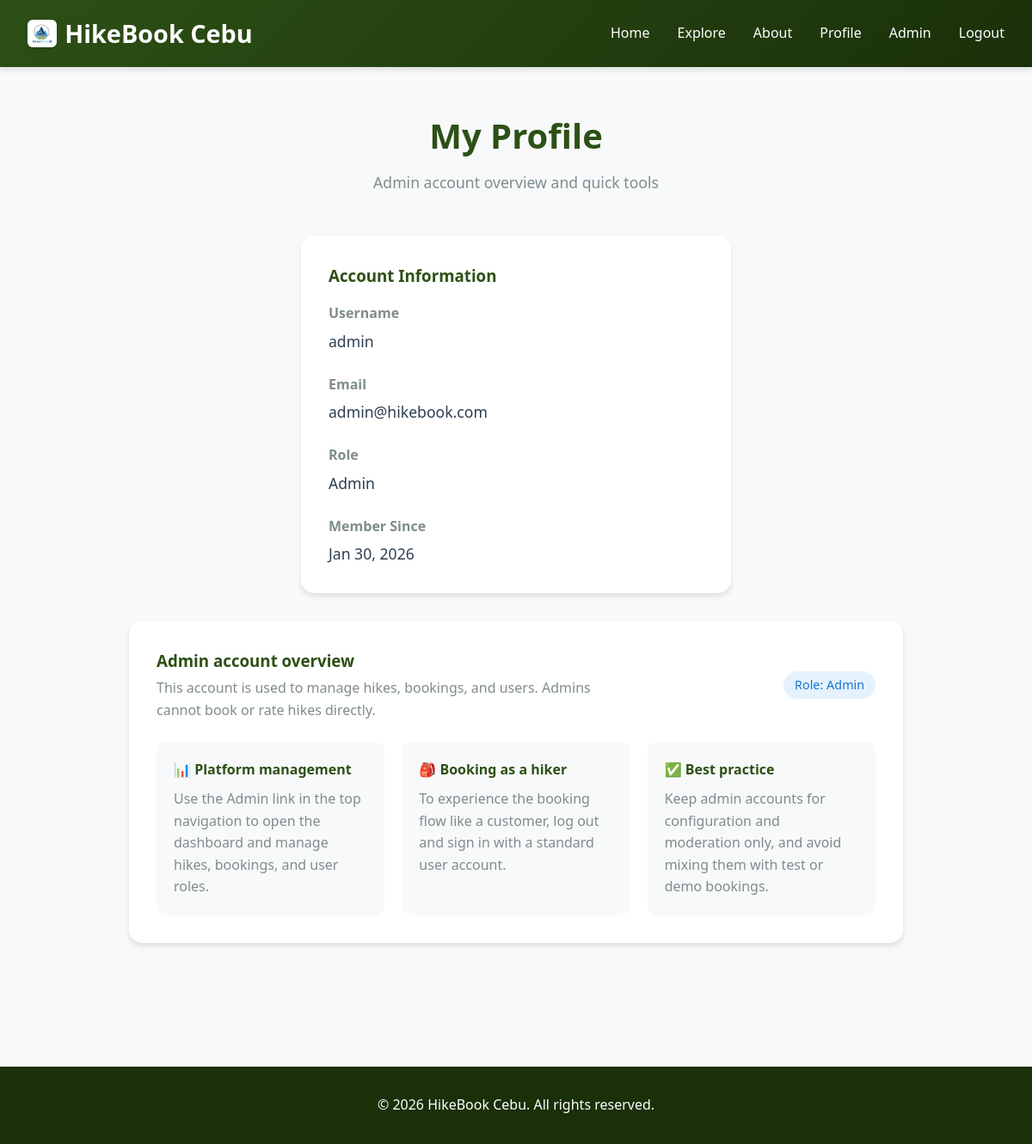
The app's page /profile.php (signed in) with its own data.
### tables this page shows
CREATE TABLE `users` (
  `id` int(11) NOT NULL,
  `username` varchar(50) NOT NULL,
  `email` varchar(100) NOT NULL,
  `password_hash` varchar(255) NOT NULL,
  `role` varchar(20) DEFAULT 'user',
  `created_at` timestamp NOT NULL DEFAULT current_timestamp(),
  `is_active` tinyint(1) DEFAULT 1
);

### config.php (called while the page is built, shortened)
<?php
function isAdmin() {
    return isset($_SESSION['role']) && $_SESSION['role'] === ROLE_ADMIN;
}
function sanitize($data) {
    return htmlspecialchars(trim($data), ENT_QUOTES, 'UTF-8');
}
function base_url($path = '') {
    return rtrim(SITE_URL, '/') . '/' . ltrim($path, '/');
}
?>

### profile.php (the view, shortened to what this page needs)
<?php
require_once 'config.php';
$is_admin = isAdmin();
$stmt = $pdo->prepare("SELECT * FROM users WHERE id = ?");
$stmt->execute([$_SESSION['user_id']]);
$user = $stmt->fetch();
?>
<!DOCTYPE html>
<html lang="en">
<head>
    <link rel="stylesheet" href="css/styles.css">
</head>
<body>
    <nav class="navbar">
        <div class="nav-container">
            <a href="index.php" class="logo">
                <img src="images/logo.png" alt="HikeBook Cebu Logo">
                <?php echo SITE_NAME; ?>
            </a>
            <ul class="nav-links">
                <li><a href="index.php">Home</a></li>
                <li><a href="hikes.php">Explore</a></li>
                <li><a href="about.php">About</a></li>
                <li><a href="profile.php">Profile</a></li>
                <?php if (isAdmin()): ?>
                    <li><a href="<?php echo base_url('admin/dashboard.php'); ?>">Admin</a></li>
                <?php endif; ?>
                <li><a href="logout.php">Logout</a></li>
            </ul>
        </div>
    </nav>
    <div class="container">
        <div class="section-title">
            <h2>My Profile</h2>
            <p>
                <?php echo $is_admin ? 'Admin account overview and quick tools' : 'Manage your account and upcoming hikes'; ?>
            </p>
        </div>
        <div class="form-container" style="margin-top: 0; margin-bottom: 2rem;">
            <h3 style="color: var(--primary); margin-bottom: 1rem;">Account Information</h3>
            <div style="display: grid; grid-template-columns: repeat(auto-fit, minmax(250px, 1fr)); gap: 1.5rem;">
                <div>
                    <strong style="color: var(--text-light);">Username</strong>
                    <p style="font-size: 1.1rem; margin-top: 0.3rem;"><?php echo sanitize($user['username']); ?></p>
                </div>
                <div>
                    <strong style="color: var(--text-light);">Email</strong>
                    <p style="font-size: 1.1rem; margin-top: 0.3rem;"><?php echo sanitize($user['email']); ?></p>
                </div>
                <div>
                    <strong style="color: var(--text-light);">Role</strong>
                    <p style="font-size: 1.1rem; margin-top: 0.3rem;"><?php echo ucfirst(sanitize($user['role'])); ?></p>
                </div>
                <div>
                    <strong style="color: var(--text-light);">Member Since</strong>
                    <p style="font-size: 1.1rem; margin-top: 0.3rem;"><?php echo date('M d, Y', strtotime($user['created_at'])); ?></p>
                </div>
            </div>
        </div>
        <?php if ($is_admin): ?>
            <div class="form-container" style="max-width: 900px; margin-top: 0;">
                <div style="display: flex; flex-wrap: wrap; align-items: center; justify-content: space-between; gap: 1rem; margin-bottom: 1.5rem;">
                    <div>
                        <h3 style="color: var(--primary); margin-bottom: 0.25rem;">Admin account overview</h3>
                        <p style="color: var(--text-light); max-width: 520px; margin: 0;">
                            This account is used to manage hikes, bookings, and users. Admins cannot book or rate hikes directly.
                        </p>
                    </div>
                    <span class="meta-badge" style="background:#e3f2fd; color:#1976d2; font-size:0.9rem;">
                        Role: Admin
                    </span>
                </div>
                <div style="display: grid; grid-template-columns: repeat(auto-fit, minmax(230px, 1fr)); gap: 1.25rem;">
                    <div style="background: var(--bg-light); border-radius: 12px; padding: 1.25rem;">
                        <h4 style="color: var(--primary); margin-bottom: 0.5rem;">📊 Platform management</h4>
                        <p style="color: var(--text-light); margin: 0;">
                            Use the Admin link in the top navigation to open the dashboard and manage hikes, bookings, and user roles.
                        </p>
                    </div>
                    <div style="background: var(--bg-light); border-radius: 12px; padding: 1.25rem;">
                        <h4 style="color: var(--primary); margin-bottom: 0.5rem;">🎒 Booking as a hiker</h4>
                        <p style="color: var(--text-light); margin: 0;">
                            To experience the booking flow like a customer, log out and sign in with a standard user account.
                        </p>
                    </div>
                    <div style="background: var(--bg-light); border-radius: 12px; padding: 1.25rem;">
                        <h4 style="color: var(--primary); margin-bottom: 0.5rem;">✅ Best practice</h4>
                        <p style="color: var(--text-light); margin: 0;">
                            Keep admin accounts for configuration and moderation only, and avoid mixing them with test or demo bookings.
                        </p>
                    </div>
                </div>
            </div>
        <?php endif; ?>
    </div>
    <footer class="footer">
        <p>&copy; <?php echo date('Y'); ?> <?php echo SITE_NAME; ?>. All rights reserved.</p>
    </footer>
</body>
</html>

### css/styles.css (style rules this page uses)
* { margin: 0; padding: 0; box-sizing: border-box; }
:root { --primary: #2d5016; --primary-light: #4a7c2c; --primary-dark: #1a3009; --secondary: #8b4513; --accent: #ff6b35; --text-dark: #2c3e50; --text-light: #7f8c8d; --bg-light: #f8f9fa; --white: #ffffff; --shadow: 0 4px 6px rgba(0, 0, 0, 0.1); --shadow-lg: 0 10px 25px rgba(0, 0, 0, 0.2); }
body { font-family: 'Segoe UI', Tahoma, Geneva, Verdana, sans-serif; line-height: 1.6; color: var(--text-dark); background-color: var(--bg-light); }
h1, h2, h3 { font-weight: 700; }
.section-title h2 { font-size: 2.2rem; color: var(--primary); }
.navbar { background: linear-gradient(135deg, var(--primary) 0%, var(--primary-dark) 100%); padding: 1rem 0; box-shadow: var(--shadow); position: sticky; top: 0; z-index: 1000; }
.nav-container { max-width: 1200px; margin: 0 auto; padding: 0 2rem; display: flex; justify-content: space-between; align-items: center; }
.logo { font-size: 1.8rem; font-weight: bold; color: var(--white); text-decoration: none; display: flex; align-items: center; gap: 0.6rem; transition: transform 0.3s ease; }
.logo img { height: 32px; width: auto; object-fit: contain; transition: transform 0.3s ease; background: white; padding: 4px; border-radius: 6px; box-shadow: 0 2px 4px rgba(0, 0, 0, 0.1); }
.nav-links { display: flex; gap: 2rem; list-style: none; }
.nav-links a { color: var(--white); text-decoration: none; font-weight: 500; transition: color 0.3s; }
.container { max-width: 1200px; margin: 0 auto; padding: 3rem 2rem; }
.section-title { text-align: center; margin-bottom: 3rem; }
.section-title h2 { font-size: 2.5rem; color: var(--primary); margin-bottom: 0.5rem; }
.section-title p { color: var(--text-light); font-size: 1.1rem; }
.meta-badge { padding: 0.3rem 0.8rem; border-radius: 20px; font-size: 0.9rem; font-weight: 500; }
.form-container { max-width: 500px; margin: 2rem auto; background: var(--white); padding: 2rem; border-radius: 15px; box-shadow: var(--shadow); }
.footer { background: var(--primary-dark); color: var(--white); text-align: center; padding: 2rem; margin-top: 4rem; }

### records on screen
users: username "admin", email "admin@hikebook.com", role "Admin", created_at "Jan 30, 2026"

### other values on screen
SITE_NAME "HikeBook Cebu"
